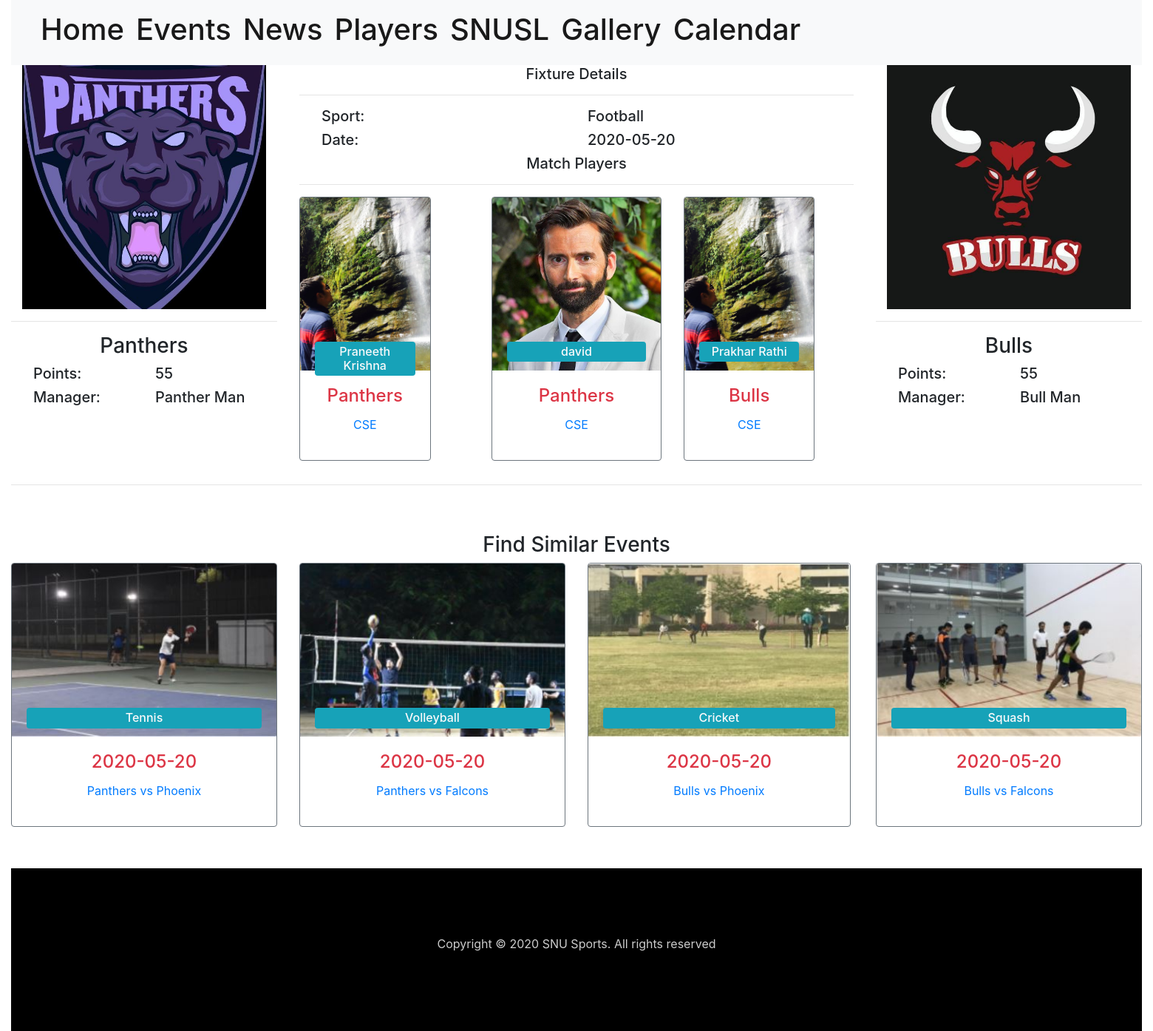
The app's page /event.php?id=1 with its own data.
### tables this page shows
CREATE TABLE IF NOT EXISTS `teamdetails` (
  `tid` int(2) NOT NULL,
  `teamName` varchar(10) NOT NULL,
  `points` int(4) NOT NULL,
  `numPlayers` int(3) NOT NULL,
  `mid` int(2) NOT NULL,
  `logo` text COMMENT 'Location of the Logo'
);

CREATE TABLE IF NOT EXISTS `managerdetails` (
  `id` int(2) NOT NULL,
  `name` varchar(30) NOT NULL,
  `teamID` int(11) NOT NULL,
  `image` text
);

CREATE TABLE IF NOT EXISTS `sportdetails` (
  `sID` int(2) NOT NULL,
  `sName` varchar(30) NOT NULL,
  `currentLeader` int(2) DEFAULT NULL,
  `lastMatch` date NOT NULL,
  `nextMatch` date DEFAULT NULL,
  `sport_logo` text,
  `venue` varchar(1000) NOT NULL
);

CREATE TABLE IF NOT EXISTS `events` (
  `eventID` int(2) NOT NULL,
  `team1` int(2) NOT NULL,
  `team2` int(2) NOT NULL,
  `teamA` varchar(10) NOT NULL,
  `teamB` varchar(10) NOT NULL,
  `Date` date NOT NULL,
  `sport` int(2) NOT NULL
);

CREATE TABLE IF NOT EXISTS `playerdetails` (
  `pid` int(3) NOT NULL,
  `pname` varchar(250) NOT NULL,
  `Gender` varchar(10) NOT NULL,
  `playedMatches` int(3) NOT NULL,
  `wins` int(3) NOT NULL,
  `picture` text,
  `primarySportID` int(2) NOT NULL,
  `secondarySportID` int(2) DEFAULT NULL,
  `rating` decimal(10,2) DEFAULT NULL,
  `teamID` int(2) NOT NULL,
  `managerID` int(2) NOT NULL,
  `lastBid` int(4) NOT NULL,
  `Department` varchar(30) NOT NULL,
  `YearofJoining` int(4) NOT NULL,
  `LevelofStudy` varchar(30) NOT NULL,
  `YearofPassing` int(11) NOT NULL,
  `quote` text NOT NULL,
  `isCaptain` tinyint(1) NOT NULL,
  `highlight` text COMMENT 'Basically their life achievements'
);

### event.php (the view, shortened to what this page needs)
<?php
    $server = "localhost";
    $username = "root";
    $password = "mysql@123";
    $dbname = "sports-database";
    $conn = mysqli_connect($server, $username, $password, $dbname);
    $page_id = $_GET['id'];
    $sql = "SELECT * FROM events WHERE eventID= '$page_id'";
    $result = mysqli_query($conn, $sql) or die(mysqli_error($conn));
    $row = $result->fetch_assoc();
    $team1_id = $row['team1'];
    $team2_id = $row['team2'];
    $sport_id = $row['sport'];
?>
<!DOCTYPE html>
<html lang="en">
  <head>
    <link rel="stylesheet" href="https://maxcdn.bootstrapcdn.com/bootstrap/4.0.0/css/bootstrap.min.css">
    <link href="https://stackpath.bootstrapcdn.com/font-awesome/4.7.0/css/font-awesome.min.css" rel="stylesheet">
  </head>
  <body>
    <div class="col-lg-12">
        <nav class="navbar navbar-expand-lg navbar-light bg-light">
            <div class="collapse navbar-collapse" id="navbarSupportedContent" id="header1">
                <ul class="navbar-nav mr-auto">
                    <li class="nav-item active">
                        <a class="nav-link" href="index.php">
                            <h1> Home </h1><span class="sr-only">(current)</span>
                        </a>
                    </li>
                    <li class="nav-item active">
                        <a class="nav-link" href="allevents.php">
                            <h1> Events </h1><span class="sr-only">(current)</span>
                        </a>
                    </li>
                    <li class="nav-item active">
                        <a class="nav-link" href="NewsWall\B\Bootstrap.html">
                            <h1> News </h1><span class="sr-only">(current)</span>
                        </a>
                    </li>
                    <li class="nav-item active">
                        <a class="nav-link" href="all_players.php">
                            <h1> Players </h1><span class="sr-only">(current)</span>
                        </a>
                    </li>
                    <li class="nav-item active">
                        <a class="nav-link" href="about.html">
                            <h1> SNUSL </h1><span class="sr-only">(current)</span>
                        </a>
                    </li>
                    <li class="nav-item active">
                        <a class="nav-link" href="gallery.php">
                            <h1> Gallery </h1><span class="sr-only">(current)</span>
                        </a>
                    </li>
                    <li class="nav-item active">
                        <a class="nav-link" href="calendar\calendar.php">
                            <h1> Calendar </h1><span class="sr-only">(current)</span>
                        </a>
                    </li>
                </ul>
        </nav>
    </div>
    <div class="container-fluid">
        <div class="row">
            <?php
                $team1_sql = "SELECT * FROM teamDetails, managerDetails WHERE teamDetails.tid = managerDetails.id AND tid = '$team1_id'";
                $result = mysqli_query($conn, $team1_sql) or die(mysqli_error($conn));
                $team1_row = $result->fetch_assoc();
            ?>
            <div class="col-lg-3">
                <div class = "col-lg-12" style = "width=100%; height = 100%; padding = 20px;">
                    <img src="<?php echo $team1_row['logo'] ?>" class="img-fluid" alt="Responsive image">
                </div>
                <hr>
                <div class="col-lg-12">
                    <h3 class="text-center"><?php echo $team1_row['teamName'] ?></h3>
                </div>
                <div class="col-lg-12">
                    <div class="col-lg-6" style="float: left;"><h5>Points:</h5></div>
                    <div class="col-lg-6" style="float: right;"><h5><?php echo $team1_row['points'] ?></h5></div>
                </div>
                <div class="col-lg-12">
                    <div class="col-lg-6" style="float: left;"><h5>Manager:</h5></div>
                    <div class="col-lg-6" style="float: right;"><h5><?php echo $team1_row['name'] ?></h5></div>
                </div>
                <br>
                <br>
        </div>
            <div class="col-lg-6">
                <h5 class="text-center" id="textChange">Fixture Details</h5>
                <hr>
                <div class="col-lg-12">
                    <div class="col-lg-6" style="float: left;"><h5>Sport:</h5></div>
                    <div class="col-lg-6" style="float: right;">
                        <h5>
                            <?php
                                $sport_sql = "SELECT s.sName, s.sID FROM sportDetails as s, events WHERE (s.sID = events.sport AND events.eventID = $page_id)";
                                $result = mysqli_query($conn, $sport_sql) or die(mysqli_error($conn));
                                $sport_row = $result->fetch_assoc();
                                echo $sport_row['sName'];
                            ?>
                        </h5>
                    </div>
                </div>
                <div class="col-lg-12">
                    <div class="col-lg-6" style="float: left;"><h5>Date:</h5></div>
                    <div class="col-lg-6" style="float: right;"><h5><?php echo $row['Date'] ?></h5></div>
                </div>
                <br>
                <br>
                <h5 class="text-center" id="textChange">Match Players</h5>
                <hr>
                <div class="row" id="result">
                    <?php
                        $sql = "SELECT p.pid, p.pname, p.Department, p.picture, t.teamName FROM playerDetails as p, teamDetails as t WHERE t.tid = p.teamID AND (t.tid = '$team1_id' OR t.tid = '$team2_id')";
                        $result = mysqli_query($conn, $sql) or die(mysqli_error($conn));
                        while($player_row = $result->fetch_assoc()){
                    ?>
                    <div class="col-md-4 mb-3">
                        <div class="card-deck">
                            <a href="player.php?id=<?php echo $player_row['pid'] ?>">
                            <div class="card border-secondary">
                                <img src="<?= $player_row['picture']; ?>" class="card-img-top">
                                <div class="card-img-overlay">
                                    <h6 style="margin-top:175px;" class="text-light bg-info text-center rounded p-1"><?= $player_row['pname']; ?></h6>
                                </div>
                                <div class="card-body">
                                    <h4 class="card-title text-danger text-center"><?= $player_row['teamName']; ?></h4>
                                    <p class="text-center">
                                        <?= $player_row['Department']; ?> <br>
                                    </p>
                                </div>
                            </div>
                        </a>
                        </div>
                    </div>
                <?php } $result->close();?>
                </div>
            </div>
            <?php
                $team2_sql = "SELECT * FROM teamDetails, managerDetails WHERE teamDetails.tid = managerDetails.id AND tid = '$team2_id'";
                $result = mysqli_query($conn, $team2_sql) or die(mysqli_error($conn));
                $team2_row = $result->fetch_assoc();
            ?>
            <div class="col-lg-3">
                <div class = "col-lg-12" style = "width=100%; height = 100%; padding = 20px;">
                    <img src="<?php echo $team2_row['logo'] ?>" class="img-fluid" alt="Responsive image">
                </div>
                <hr>
                <div class="col-lg-12">
                    <h3 class="text-center"><?php echo $team2_row['teamName'] ?></h3>
                </div>
                <div class="col-lg-12">
                    <div class="col-lg-6" style="float: left;"><h5>Points:</h5></div>
                    <div class="col-lg-6" style="float: right;"><h5><?php echo $team2_row['points'] ?></h5></div>
                </div>
                <div class="col-lg-12">
                    <div class="col-lg-6" style="float: left;"><h5>Manager:</h5></div>
                    <div class="col-lg-6" style="float: right;"><h5><?php echo $team2_row['name'] ?></h5></div>
                </div>
                <br>
                <br>
            </div>
        </div>
        <hr>
        <br>
    </div>
    <div class="container-fluid">
        <div class="row text-center">
            <div class="col-lg-12">
                <br>
                <h3 class="text-center"> Find Similar Events</h3>
            </div>
            <br>
            <div class="col-lg-12">
                <div class="row" id="result">
                    <?php
                        $sql = "SELECT events.eventID, events.teamA, events.teamB, events.Date, sportdetails.sName, sportdetails.sport_logo FROM events, sportdetails WHERE events.sport = sportdetails.sID AND (events.eventID != '$page_id') AND (events.sport = '$sport_id' OR events.team1 IN ('$team1_id', '$team2_id') OR events.team2 IN ('$team2_id', '$team1_id'))";
                        $result = mysqli_query($conn, $sql) or die(mysqli_error($conn));
                        while($sim_row = $result->fetch_assoc()){
                    ?>
                    <div class="col-md-3 mb-2">
                        <div class="card-deck">
                            <a href="event.php?id=<?php echo $sim_row['eventID'] ?>">
                            <div class="card border-secondary">
                                <img src="<?= $sim_row['sport_logo']; ?>" class="card-img-top">
                                <div class="card-img-overlay">
                                    <h6 style="margin-top:175px;" class="text-light bg-info text-center rounded p-1"><?= $sim_row['sName']; ?></h6>
                                </div>
                                <div class="card-body">
                                    <h4 class="card-title text-danger text-center"><?= $row['Date']; ?></h4>
                                    <p class="text-center">
                                        <?= $sim_row['teamA']; ?> vs <?= $sim_row['teamB']; ?>  <br>
                                    </p>
                                </div>
                            </div>
                        </a>
                        </div>
                    </div>
                <?php } ?>
                </div>
            </div>
        </div>
    </div>
      <br>
      <br>
      <div class="col-lg-12">
        <footer class="main-block dark-bg" style="background: black; padding: 90px;">
          <div class="container">
            <div class="row" style="flex-wrap: wrap; display: flex;">
              <div class="col-lg-12" style="align-self: center;">
                <div class="copyright" style="text-align: center;">
                  <p style="color: #ccc;">Copyright © 2020 SNU Sports. All rights reserved</p>
                </div>
              </div>
            </div>
          </div>
        </footer>
      </div>
  </body>
</html>

### event.php (style rules this page uses)
.card-img-top { width: 100%; height: 15vw; object-fit: cover; }

### records on screen
teamdetails: teamName "Panthers", points "55", tid.name "Panther Man"
sportdetails: sName "Football"
events: Date "2020-05-20"
playerdetails: picture (picture), pname "Praneeth Krishna", teamID.teamName "Panthers", Department "CSE"
playerdetails: picture (picture), pname "david", teamID.teamName "Panthers", Department "CSE"
playerdetails: picture (picture), pname "Prakhar Rathi", teamID.teamName "Bulls", Department "CSE"
teamdetails: teamName "Bulls", points "55", tid.name "Bull Man"
events: sport.sport_logo (picture), sport.sName "Tennis", teamA "Panthers", teamB "Phoenix"
events: sport.sport_logo (picture), sport.sName "Volleyball", teamA "Panthers", teamB "Falcons"
events: sport.sport_logo (picture), sport.sName "Cricket", teamA "Bulls", teamB "Phoenix"
events: sport.sport_logo (picture), sport.sName "Squash", teamA "Bulls", teamB "Falcons"
